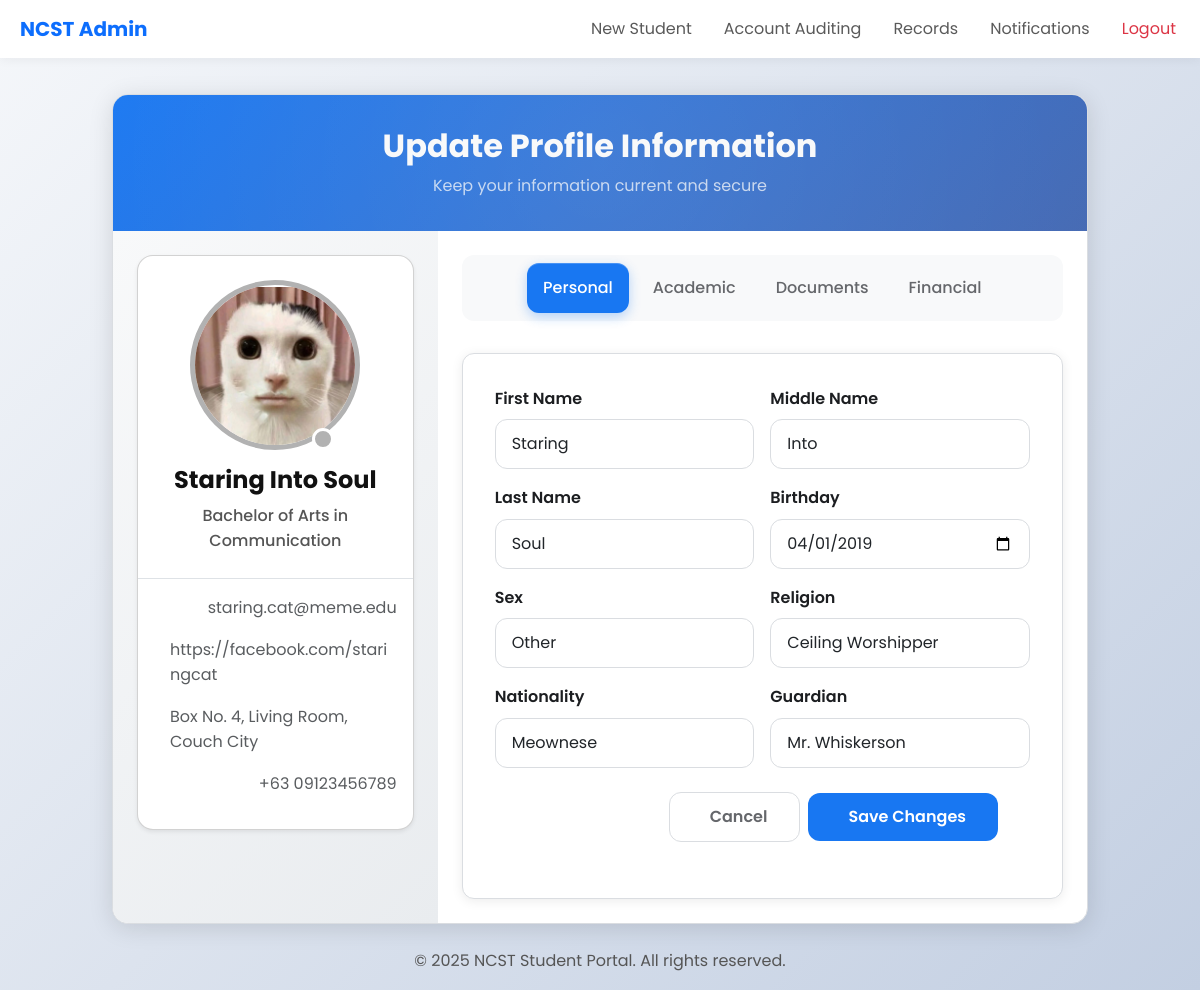
Page /src/views/admin/profile/profileManagement.php?id=202355853 (signed in) on the earlier database version.
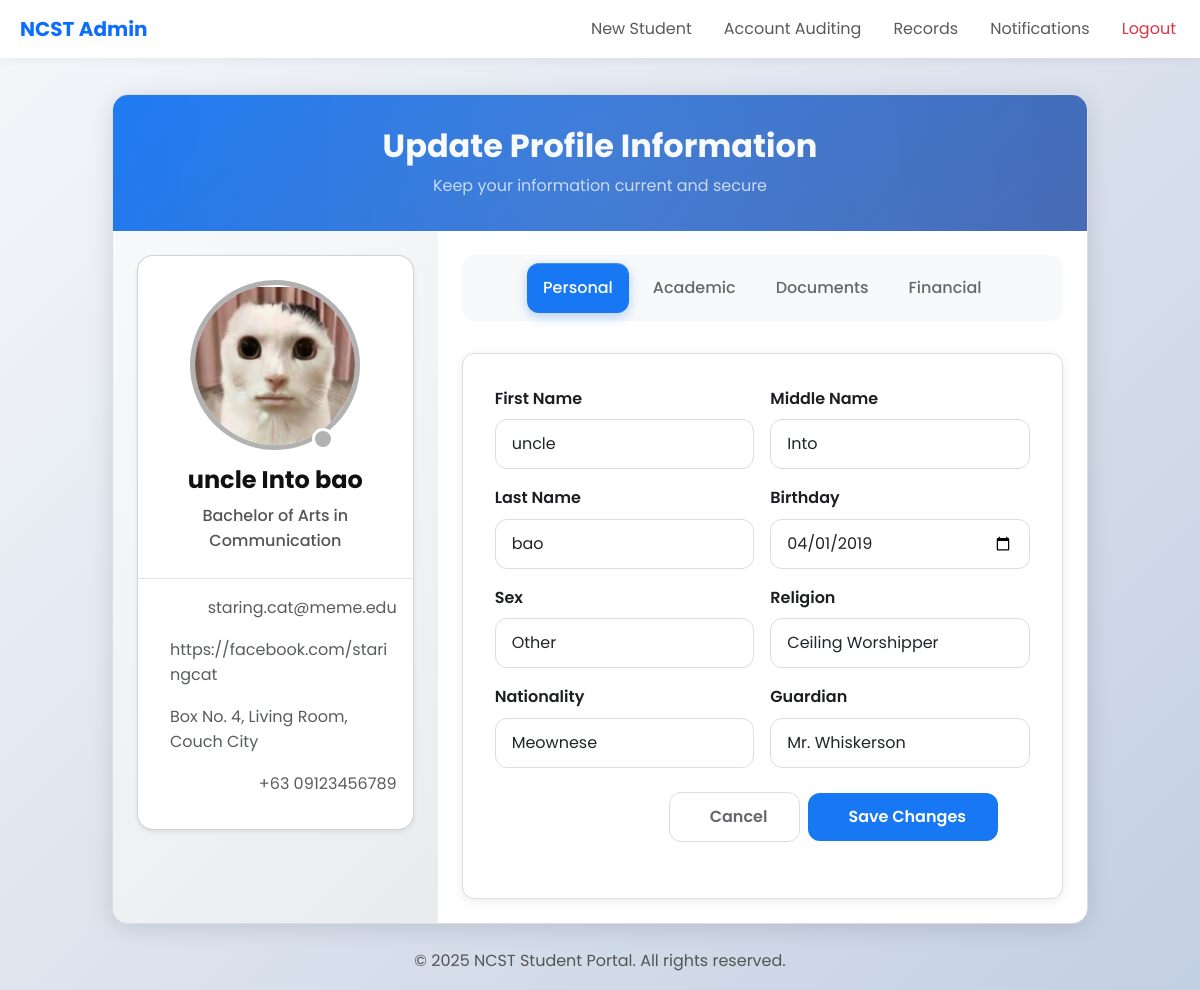
Same page on the later database version.
### tables this page shows
CREATE TABLE `students` (
  `student_id` int(11) NOT NULL,
  `first_name` varchar(50) DEFAULT NULL,
  `middle_name` varchar(50) DEFAULT NULL,
  `last_name` varchar(50) DEFAULT NULL,
  `birthday` date DEFAULT NULL,
  `sex` enum('male','female','other') DEFAULT NULL,
  `religion` varchar(50) DEFAULT NULL,
  `nationality` varchar(50) DEFAULT NULL,
  `guardian` varchar(100) DEFAULT NULL,
  `email` varchar(100) DEFAULT NULL,
  `password` varchar(100) NOT NULL,
  `social_media` varchar(100) DEFAULT NULL,
  `profile_pic` blob DEFAULT NULL,
  `address` varchar(200) DEFAULT NULL,
  `contact_number` varchar(20) DEFAULT NULL,
  `student_credits` int(11) DEFAULT NULL,
  `course` enum('Bachelor of Science in Information Technology','Bachelor of Science in Computer Science','Bachelor of Science in Hospitality Management','Bachelor of Science in Criminology','Bachelor of Science in Nursing','Bachelor of Arts in Communication','Bachelor of Science in Industrial Technology') DEFAULT NULL,
  `year_level` enum('1st','2nd','3rd','4th') DEFAULT NULL,
  `student_status` enum('Active','Inactive','Graduated','Dropped','Banned') DEFAULT NULL,
  `academic_standing` enum('Regular','Irregular','Probation','Dismissed') NOT NULL DEFAULT 'Regular',
  `current_gpa` decimal(3,2) DEFAULT NULL,
  `tuition_balance` decimal(10,2) DEFAULT NULL,
  `next_payment_due` date DEFAULT (curdate() + interval 1 month),
  `last_payment` timestamp NULL DEFAULT current_timestamp(),
  `scholarship` enum('Full','Partial','Athletic','Academic','None') NOT NULL DEFAULT 'None',
  `hasBirthCertificate` tinyint(1) DEFAULT NULL,
  `hasGoodMoral` tinyint(1) DEFAULT NULL,
  `hasReportCard` tinyint(1) DEFAULT NULL,
  `hasIDPicture` tinyint(1) DEFAULT NULL,
  `hasMedical_record` tinyint(1) DEFAULT NULL,
  `hasForm137` tinyint(1) DEFAULT NULL
);

### src/views/admin/profile/profileManagement.php (the view, shortened to what the changed rows need)
<?php
     include_once __DIR__ . '/../layouts/header_admin.php';
    $sql = "SELECT * FROM students WHERE student_id = ".$_GET['id'];
    $result = $conn->query($sql);
    $row = $result->fetch_assoc();
    extract($row);
?>
    <div class='container-fluid py-4'>
        <div class='row justify-content-center'>
            <div class='col-12 col-xl-10'>
                <div class='profile-container'>
                    <div class='profile-header'>
                        <h2 class='mb-0 position-relative text-light'>Update Profile Information</h2>
                    </div>
                    <div class='row g-0'>
                        <div class='col-lg-4 p-4' style='background: linear-gradient(135deg, #f8f9fa 0%, #e9ecef 100%);'>
                            <?php
                                echo"
                                    <div class='card shadow-sm rounded-4'>
                                        <div class='bg-light-blue p-4 text-center d-flex flex-column'>
                                            <div class='user_content flex_centered mb-3 position-relative'>
                                                <div class='user_picture overflow-hidden'>
                                                <img src='/ncst/public/uploads/profile/$profile_pic' alt='profile' width='180px'>
                                                </div>
                                                <div class='camera'>
                                                </div>
                                            </div>
                                            <h4 class='h4 fw-bold mb-2'>$first_name $middle_name $last_name</h4>
                                            <p class='text-blue fw-medium mb-0'>$course</p>
                                        </div>
                                        <div class='card-body border-top'>
                                            <div class='d-flex justify-content-between align-items-center mb-3 gap-3'>
                                                <span class='text-muted overflow-hidden'>$email</span>
                                            </div>
                                            <div class='d-flex justify-content-between align-items-center mb-3 gap-3'>
                                                <span class='text-muted overflow-hidden'>$social_media</span>
                                            </div>
                                            <div class='d-flex justify-content-between align-items-center mb-3 gap-3'>
                                                <span class='text-muted'>$address</span>
                                            </div>
                                            <div class='d-flex justify-content-between align-items-center mb-3 gap-3'>
                                                <span class='text-muted overflow-hidden'>+63 $contact_number</span>
                                            </div>
                                        </div>
                                    </div>
                                ";
                            ?>
                        </div>
                        <div class='col-lg-8 p-4'>
                            <?php
                                echo"
                                    <form method='post'>
                                        <div class='tab-content' id='profileTabsContent'>
                                            <div class='tab-pane fade show active' id='personal' role='tabpanel'>
                                                <div class='row g-3'>
                                                            <div class='col-md-6'>
                                                                <label for='firstName' class='form-label'>First Name</label>
                                                                <input type='text' class='form-control' id='first_name' name='first_name' value='$first_name'>
                                                            </div>
                                                            <div class='col-md-6'>
                                                                <label for='middleName' class='form-label'>Middle Name</label>
                                                                <input type='text' class='form-control' id='middle_name' name='middle_name' value='$middle_name'>
                                                            </div>
                                                            <div class='col-md-6'>
                                                                <label for='lastName' class='form-label'>Last Name</label>
                                                                <input type='text' class='form-control' id='last_name' name='last_name' value='$last_name'>
                                                            </div>
                                                            <div class='col-md-6'>
                                                                <label for='birthday' class='form-label'>Birthday</label>
                                                                <input type='date' class='form-control' id='birthday' name='birthday' value='$birthday'>
                                                            </div>
                                                            <div class='col-md-6'>
                                                                <label for='sex' class='form-label'>Sex</label>
                                                                    <select class='form-select' name='sex'>
                                                                        <option value='male'" . ($sex=='male' ? " selected" : "") . ">Male</option>
                                                                        <option value='female'" . ($sex=='female' ? " selected" : "") . ">Female</option>
                                                                        <option value='other'" . ($sex=='other' ? " selected" : "") . ">Other</option>
                                                                    </select>
                                                            </div>
                                                            <div class='col-md-6'>
                                                                <label for='religion' class='form-label'>Religion</label>
                                                                <input type='text' class='form-control' id='religion' name='religion' value='$religion'>
                                                            </div>
                                                            <div class='col-md-6'>
                                                                <label for='nationality' class='form-label'>Nationality</label>
                                                                <input type='text' class='form-control' id='nationality' name='nationality' value='$nationality'>
                                                            </div>
                                                            <div class='col-md-6'>
                                                                <label for='guardian' class='form-label'>Guardian</label>
                                                                <input type='text' class='form-control' id='guardian' name='guardian' value='$guardian'>
                                                            </div>
                                                </div>
                                            </div>
                                                        <input type='number' class='form-control' id='student_credits' name='student_credits' value='$student_credits' min='60' max='100'>
                                                            " . ($course=='' ? " " : "") . "
                                                            " . ($course=='' ? " " : "") . "
                                                            " . ($course=='' ? " " : "") . "
                                                            <option value='Bachelor of Science in Criminology'" . ($course=='Bachelor of Science in Criminology' ? " selected" : "") . ">Bachelor of Science in Criminology</option>
                                                            <option value='Bachelor of Science in Nursing'" . ($course=='Bachelor of Science in Nursing' ? " selected" : "") . ">Bachelor of Science in Nursing</option>
                                                            <option value='Bachelor of Arts in Communication'" . ($course=='Bachelor of Arts in Communication' ? " selected" : "") . ">Bachelor of Arts in Communication</option>
                                                            " . ($course=='' ? " " : "") . "
                                                            <option value='1st'" . ($year_level=='1st' ? " selected" : "") . ">1st Year</option>
                                                            <option value='2nd'" . ($year_level=='2nd' ? " selected" : "") . ">2nd Year</option>
                                                            <option value='3rd'" . ($year_level=='3rd' ? " selected" : "") . ">3rd Year</option>
                                                            <option value='4th'" . ($year_level=='4th' ? " selected" : "") . ">4th Year</option>
                                                            <option value='Active'" . ($student_status=='Active' ? " selected" : "") . ">Active</option>
                                                            <option value='Inactive'" . ($student_status=='Inactive' ? " selected" : "") . ">Inactive</option>
                                                            <option value='Graduated'" . ($student_status=='Graduated' ? " selected" : "") . ">Graduated</option>
                                                            <option value='Dropped'" . ($student_status=='Dropped' ? " selected" : "") . ">Dropped</option>
                                                            <option value='Banned'" . ($student_status=='Banned' ? " selected" : "") . ">Banned</option>
                                                            <option value='Regular'" . ($academic_standing=='Regular' ? " selected" : "") . ">Regular</option>
                                                            <option value='Irregular'" . ($academic_standing=='Irregular' ? " selected" : "") . ">Irregular</option>
                                                            <option value='Probation'" . ($academic_standing=='Probation' ? " selected" : "") . ">Probation</option>
                                                            <option value='Dismissed'" . ($academic_standing=='Dismissed' ? " selected" : "") . ">Dismissed</option>
                                                        <input type='number' step='0.01' class='form-control' id='current_gpa' name='current_gpa' value='$current_gpa'>
                                                            <input class='form-check-input' type='checkbox' id='hasBirthCertificate' name='hasBirthCertificate' " . ($hasBirthCertificate ? "checked" : "") . ">
                                                            <input class='form-check-input' type='checkbox' id='hasGoodMoral' name='hasGoodMoral' value='1' " . ($hasBirthCertificate ? "checked" : "") . ">
                                                            <input class='form-check-input' type='checkbox' id='hasReportCard' name='hasReportCard' value='1' " . ($hasReportCard ? "checked" : "") . ">
                                                            <input class='form-check-input' type='checkbox' id='hasIDPicture' name='hasIDPicture' value='1' " . ($hasIDPicture ? "checked" : "") . ">
                                                            <input class='form-check-input' type='checkbox' id='hasMedical_record' name='hasMedical_record' value='1' " . ($hasMedical_record ? "checked" : "") . ">
                                                            <input class='form-check-input' type='checkbox' id='hasForm137'  name='hasForm137' value='1' " . ($hasForm137 ? "checked" : "") . ">
                                                            <input type='number' class='form-control' id='tuition_balance' name='tuition_balance' value='$tuition_balance'>
                                                        <input type='date' class='form-control' id='next_payment_due' name='next_payment_due' value='$next_payment_due'>
                                                            <input type='datetime-local' class='form-control' name='last_payment' value='" . date('Y-m-d\TH:i', strtotime($last_payment)) . "'>
                                                            <option value='None'" . ($scholarship=='None' ? " selected" : "") . ">None</option>
                                                            <option value='Full'" . ($scholarship=='Full' ? " selected" : "") . ">Full</option>
                                                            <option value='Partial'" . ($scholarship=='Partial' ? " selected" : "") . ">Partial</option>
                                                            <option value='Athletic'" . ($scholarship=='Athletic' ? " selected" : "") . ">Athletic</option>
                                                            <option value='Academic'" . ($scholarship=='Academic' ? " selected" : "") . ">Academic</option>
                                        ";
                                    ?>

Differences in the rows shown:
changed students "Into": first_name "Staring" → "uncle"; last_name "Soul" → "bao"
